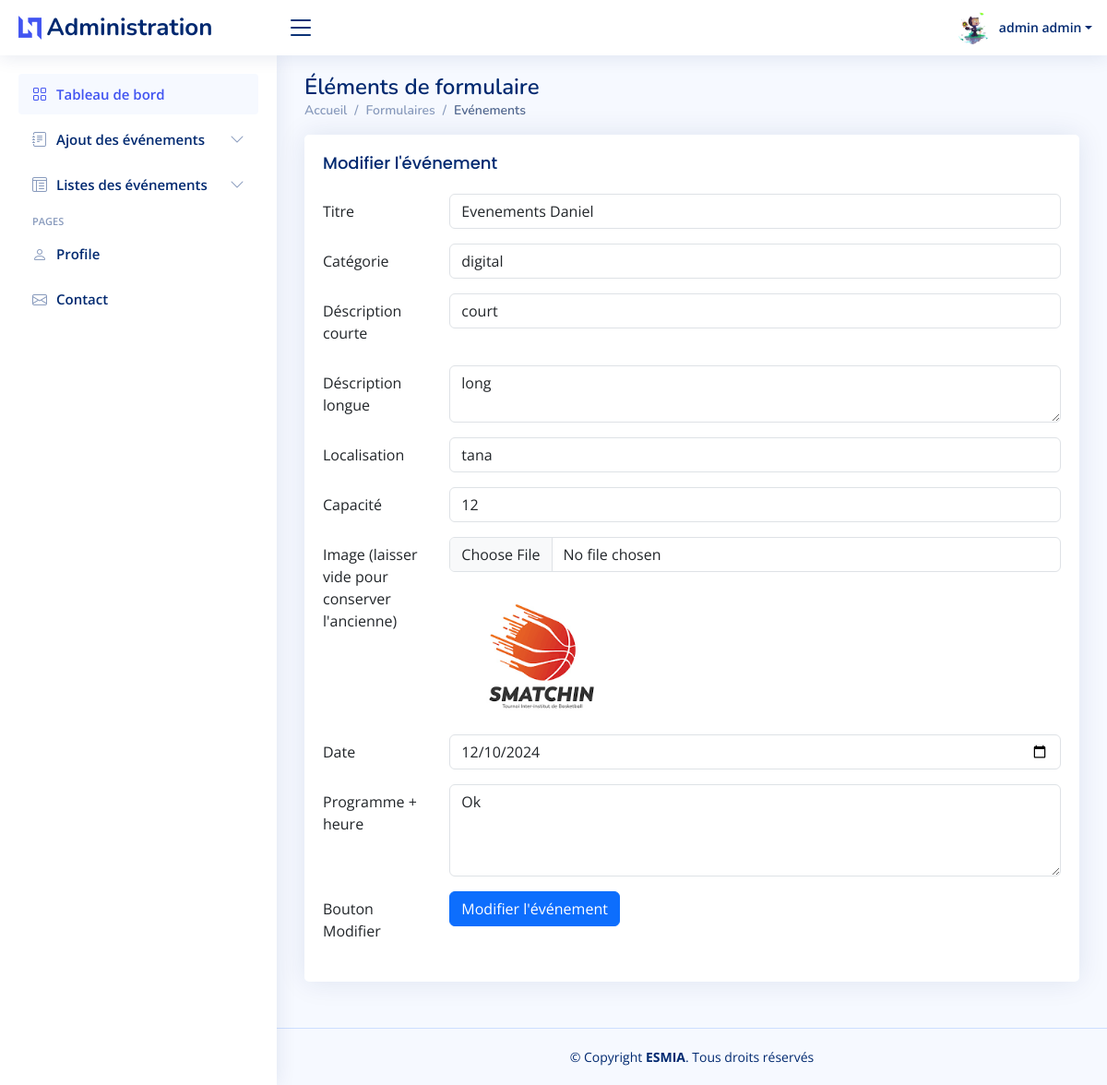
/administration/edit-event/5/ (signed in), run on the app's committed database.
### app/models.py (models this page shows, shortened)
class Event(models.Model):
    user = models.ForeignKey(User, on_delete=models.CASCADE, related_name='events')
    category = models.CharField(max_length=100)
    title = models.CharField(max_length=100)
    description_court = models.TextField()
    description_longue = models.TextField()
    location = models.CharField(max_length=200)
    date = models.DateField()
    capacity = models.IntegerField()
    program = models.TextField()
    image = models.ImageField(upload_to='Evenements/')

### app/views.py (the view, shortened to what this page needs)
# urls.py: path('administration/edit-event/<int:event_id>/', edit_event, name='edit_event'),
@login_required
def edit_event(request, event_id):
    event = get_object_or_404(Event, id=event_id)
    return render(request, 'admin/layouts/edit_event.html', {'event': event})

### app/templates/admin/layouts/edit_event.html (shortened to what this page needs)
{% include 'layouts/admin/head_admin.html' %}
<body>
  {% include 'layouts/admin/header_admin.html' %}
  {% include 'layouts/admin/sidebar_admin.html' %}
  <main id="main" class="main">
    <div class="pagetitle">
        <h1>Éléments de formulaire</h1>
        <nav>
            <ol class="breadcrumb">
                <li class="breadcrumb-item"><a href="{% url 'administration'%}">Accueil</a></li>
                <li class="breadcrumb-item">Formulaires</li>
                <li class="breadcrumb-item active">Evénements</li>
            </ol>
        </nav>
    </div>
    <section class="section">
    <div class="row">
        <div class="col-lg-12">
            <div class="card">
                <div class="card-body">
                    <h5 class="card-title">Modifier l'événement</h5>
                    <form method="POST" enctype="multipart/form-data">
                        <div class="row mb-3">
                            <label for="title" class="col-sm-2 col-form-label">Titre</label>
                            <div class="col-sm-10">
                                <input type="text" name="title" class="form-control" value="{{ event.title }}" required>
                            </div>
                        </div>
                        <div class="row mb-3">
                            <label for="category" class="col-sm-2 col-form-label">Catégorie</label>
                            <div class="col-sm-10">
                                <input type="text" name="category" class="form-control" value="{{ event.category }}" required>
                            </div>
                        </div>
                        <div class="row mb-3">
                            <label for="description_court" class="col-sm-2 col-form-label">Déscription courte</label>
                            <div class="col-sm-10">
                                <input type="text" name="description_court" class="form-control" value="{{ event.description_court }}" required>
                            </div>
                        </div>
                        <div class="row mb-3">
                            <label for="description_longue" class="col-sm-2 col-form-label">Déscription longue</label>
                            <div class="col-sm-10">
                                <textarea name="description_longue" class="form-control" required>{{ event.description_longue }}</textarea>
                            </div>
                        </div>
                        <div class="row mb-3">
                            <label for="location" class="col-sm-2 col-form-label">Localisation</label>
                            <div class="col-sm-10">
                                <input type="text" name="location" class="form-control" value="{{ event.location }}" required>
                            </div>
                        </div>
                        <div class="row mb-3">
                            <label for="capacity" class="col-sm-2 col-form-label">Capacité</label>
                            <div class="col-sm-10">
                                <input type="number" name="capacity" class="form-control" value="{{ event.capacity }}" required>
                            </div>
                        </div>
                        <div class="row mb-3">
                            <label for="image" class="col-sm-2 col-form-label">Image (laisser vide pour conserver l'ancienne)</label>
                            <div class="col-sm-10">
                                <input class="form-control" type="file" name="image" id="formFile">
                                {% if event.image %}
                                    <img src="{{ event.image.url }}" alt="Image de l'événement" style="max-width: 200px; margin-top: 10px;">
                                {% endif %}
                            </div>
                        </div>
                        <div class="row mb-3">
                            <label for="date" class="col-sm-2 col-form-label">Date</label>
                            <div class="col-sm-10">
                                <input type="date" name="date" class="form-control" value="{{ event.date|date:'Y-m-d' }}" required>
                            </div>
                        </div>
                        <div class="row mb-3">
                            <label for="program" class="col-sm-2 col-form-label">Programme + heure</label>
                            <div class="col-sm-10">
                                <textarea name="program" class="form-control" style="height: 100px" required>{{ event.program }}</textarea>
                            </div>
                        </div>
                        <div class="row mb-3">
                            <label class="col-sm-2 col-form-label">Bouton Modifier</label>
                            <div class="col-sm-10">
                                <button type="submit" class="btn btn-primary">Modifier l'événement</button>
                            </div>
                        </div>
                    </form>
                </div>
            </div>
        </div>
    </div>
</section>
  </main>
  {% include 'layouts/admin/footer_admin.html' %}
</body>
</html>

### app/templates/layouts/admin/header_admin.html (shortened to what this page needs)
  <header id="header" class="header fixed-top d-flex align-items-center">
    <div class="d-flex align-items-center justify-content-between">
      <a href="#" class="logo d-flex align-items-center">
        {%load static %}
        <img src="{% static 'assets/img/logo.png'%}" alt="">
        <span class="d-none d-lg-block">Administration</span>
      </a>
      <i class="bi bi-list toggle-sidebar-btn"></i>
    </div>
    <nav class="header-nav ms-auto">
  <ul class="d-flex align-items-center">
    <li class="nav-item dropdown pe-3">
      <a class="nav-link nav-profile d-flex align-items-center pe-0" href="#" data-bs-toggle="dropdown">
        {% load static %}
        <img src="{% if user.profile.image %}{{ user.profile.image.url }}{% else %}{% static 'assets2/img/images.jpg' %}{% endif %}" alt="Profile" class="rounded-circle">
        <span class="d-none d-md-block dropdown-toggle ps-2">{{ user.first_name }} {{ user.last_name }}</span>
      </a>
    </li>
  </ul>
</nav>
  </header>

### app/static/assets2/css/style.css (style rules this page uses)
:root { scroll-behavior: smooth; }
body { font-family: "Open Sans", sans-serif; background: #f6f9ff; color: #444444; }
a { color: #4154f1; text-decoration: none; }
h1, h2, h3, h4, h5, h6 { font-family: "Nunito", sans-serif; }
#main { margin-top: 60px; padding: 20px 30px; transition: all 0.3s; }
.pagetitle { margin-bottom: 10px; }
.pagetitle h1 { font-size: 24px; margin-bottom: 0; font-weight: 600; color: #012970; }
.card { margin-bottom: 30px; border: none; border-radius: 5px; box-shadow: 0px 0 30px rgba(1, 41, 112, 0.1); }
.card-title { padding: 20px 0 15px 0; font-size: 18px; font-weight: 500; color: #012970; font-family: "Poppins", sans-serif; }
.card-body { padding: 0 20px 20px 20px; }
.breadcrumb { font-size: 14px; font-family: "Nunito", sans-serif; color: #899bbd; font-weight: 600; }
.breadcrumb a { color: #899bbd; transition: 0.3s; }
.breadcrumb .breadcrumb-item::before { color: #899bbd; }
.breadcrumb .active { color: #51678f; font-weight: 600; }
.logo { line-height: 1; }
@media (min-width: 1200px) { .logo { width: 280px; } }
.logo img { max-height: 26px; margin-right: 6px; }
.logo span { font-size: 26px; font-weight: 700; color: #012970; font-family: "Nunito", sans-serif; }
.header { transition: all 0.5s; z-index: 997; height: 60px; box-shadow: 0px 2px 20px rgba(1, 41, 112, 0.1); background-color: #fff; padding-left: 20px; }
.header .toggle-sidebar-btn { font-size: 32px; padding-left: 10px; cursor: pointer; color: #012970; }
.header-nav ul { list-style: none; }
.header-nav>ul { margin: 0; padding: 0; }
.header-nav .nav-profile { color: #012970; }
.header-nav .nav-profile img { max-height: 36px; }
.header-nav .nav-profile span { font-size: 14px; font-weight: 600; }
@media (min-width: 1200px) { #main, #footer { margin-left: 300px; } }

### data on the page
Event: title "Evenements Daniel", category "digital", description_court "court", description_longue "long", location "tana", capacity "12", image (picture), date "12/10/2024", program "Ok"

### other printed values
{{ user.first_name }} "admin"
{{ user.last_name }} "admin"
